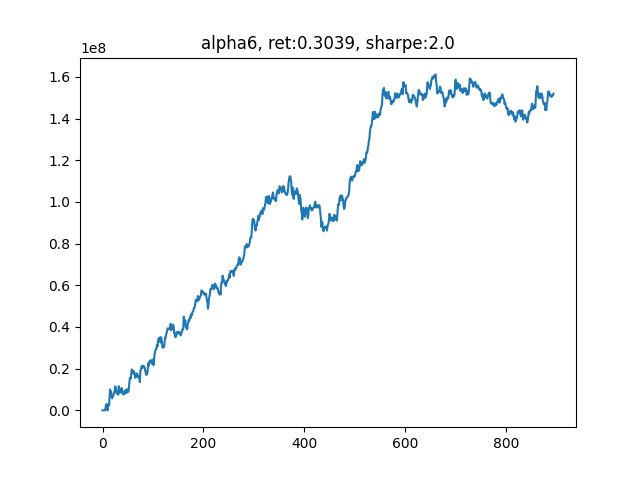

This chart was generated by the following Python code:
'''
v_1.4
alpha101单因子测试
'''

from __future__ import print_function
import logging


import os
import time
import numpy as np
import pandas as pd
import matplotlib.pyplot as plt

import scipy.optimize as sco
from sklearn import preprocessing
from sklearn.linear_model import LinearRegression

import multiprocessing as mp
from concurrent.futures import ProcessPoolExecutor, as_completed



import warnings
warnings.filterwarnings("ignore")



############################ Define our factors ####################################### 
def RSIIndividual(data):
    t = 6                           # 需要6天的历史数据
    close = np.array(data)[:, 5]    # 股票N天的close数据
    delta = np.diff(close)     

    delta = pd.Series(delta)
    up, down = delta.copy(), delta.copy()
    up[up < 0] = 0
    down[down > 0] = 0
    roll_up1 = up.ewm(span=5).mean()                      # 上涨天数的指数移动平均
    roll_down1 = down.abs().ewm(span=5).mean()            # 下跌天数的指数移动平均
    RS1 = roll_up1 / roll_down1
    RSI1 = 100.0 - (100.0 / (1.0 + RS1))

    return -RSI1.iloc[-1]


def SixDayRS(data):
    '''
    六日收益率反转
    '''
    t = 6                           # 需要6天的历史数据
    close = np.array(data)[:, 5]    # 股票N天的close数据    
    return -(close[-1]/close[-t] - 1) 

def MOM(data):
    t = 6                           # 需要6天的历史数据
    close = np.array(data)[:, 5]    # 股票N天的close数据
    delta = np.diff(close)     

    delta = pd.Series(delta)
    up, down = delta.copy(), delta.copy()
    up[up < 0] = 0
    down[down > 0] = 0
    roll_up1 = up.ewm(span=5).mean()                      # 上涨天数的指数移动平均
    roll_down1 = down.abs().ewm(span=5).mean()            # 下跌天数的指数移动平均
    RS1 = roll_up1 / roll_down1
    RSI1 = 100.0 - (100.0 / (1.0 + RS1))

    six_day_rs = -(close[-1]/close[-t] - 1) 

    return (-RSI1.iloc[-1] + six_day_rs)/2

def Size(data):
    '''
    市值（收盘价近似代替）
    '''
    t = 6                                   # 需要6天的历史数据
    close = np.array(data)[:, 5]            # 股票N天的close数据
    size = np.log(close)         # 按行求均值
    size = pd.Series(size)
    size = size.rolling(window=5).mean()

    return -size.iloc[-1]


def VolumePct(data):
    '''
    成交量变化率
    '''
    t = 6                                      # 需要6天的历史数据
    volume = np.array(data)[:, 6]              # 股票N天的volume数据
    
    volume = pd.Series(volume)
    # v_pct = np.abs(volume.pct_change(1))
    v_pct = volume.pct_change(3)
    v_pct = v_pct.rolling(window=5).mean()
    return -v_pct.iloc[-1]

###############################   Alpha 101   ##############################
def Alpha6(data):
    _open = pd.Series(np.array(data)[:, 2])                # 开盘价
    volume = pd.Series(np.array(data)[:, 6])              # 股票N天的volume数据
    alpha6 = _open.rolling(window=10).corr(volume)
    return -1*alpha6.iloc[-1]

def Alpha7(data):
    close = pd.Series(np.array(data)[:, 5])
    amount = pd.Series(np.array(data)[:, 7])              # 股票N天的volume数据
    mean_amount = amount.rolling(window=20).mean().iloc[-1]
    if mean_amount<amount.iloc[-1]:
        delta = close.diff(7).abs().iloc[-60:]
        delta_rank = delta.rank()
        return -1*delta_rank.iloc[-1]
    else:
        return -1

###############################   并行计算因子   ##############################
def each_task(_key, _array):
    factors = []
    # factors.append(RSIIndividual(_array))
    # factors.append(SixDayRS(_array))
    # factors.append(Size(_array))
    # factors.append(VolumePct(_array))
    factors.append(Alpha6(_array))
    return (_key, factors)

def mp_task(batch, data):
    res = []
    for _key in batch:
        res.append(each_task(_key, data[_key]))
    return res

def _batch(stock_list):
    num_of_stock = len(stock_list)
    batch_size = num_of_stock // os.cpu_count()
    for i in range(0, num_of_stock, batch_size):
        yield stock_list[i: i+batch_size]

###############################   回归法估计因子权重   ##############################
def factor_regression(factors_record, pct_record, i):
    X = factors_record[-(i+2)]
    X[np.isnan(X)] = 0
    Y = pct_record[-i]
    Y[np.isnan(Y)] = 0
    reg = LinearRegression()
    # print("X", X)
    # print("Y", Y)
    reg.fit(X,Y)   
    factor_weight = list(reg.coef_)
    factor_weight.append(reg.intercept_)
    
    return factor_weight

###############################   有效前沿计算个股权重   ##############################
def portfolio_annualised_performance(weights, mean_returns, cov_matrix):
    returns = np.sum(mean_returns*weights ) *252
    std = np.sqrt(np.dot(weights.T, np.dot(cov_matrix, weights))) * np.sqrt(252)
    return std, returns

def neg_sharpe_ratio(weights, mean_returns, cov_matrix, risk_free_rate):
    p_var, p_ret = portfolio_annualised_performance(weights, mean_returns, cov_matrix)
    return -(p_ret - risk_free_rate) / p_var

def max_sharpe_ratio(mean_returns, cov_matrix, risk_free_rate):
    num_assets = len(mean_returns)
    args = (mean_returns, cov_matrix, risk_free_rate)
    constraints = ({'type': 'eq', 'fun': lambda x: np.sum(x) - 1})
    bound = (0.0,1.0)
    bounds = tuple(bound for asset in range(num_assets))
    result = sco.minimize(neg_sharpe_ratio, num_assets*[1./num_assets,], args=args,
                        method='SLSQP', bounds=bounds, constraints=constraints)
    return result

###############################   计算仓位收益率   ##############################
def calculate_pct(all_data, position, my_sequence):

    # t+2 和 t+1 的价差
    delta = all_data[all_data['Date'] == my_sequence+2]['Close'].values - \
            all_data[all_data['Date'] == my_sequence+1]['Close'].values

    profit = position @ delta
    return profit



# 因子或是回归最多利用过去10天的数据
MAX_NUM_RECORD = 10
num_of_holding = 100
leverage = 1
my_sequence = 0        # 当前日期
cur_capital = 5e8          # 初始资金
fee = 1.5e-4           # 手续费率

data = {}               # 储存一段时间的行情
yesterday_close = []    # 记录昨日收盘价，用于计算当日收益率
pct_record = []         # 记录每日收益率
factors_record = []     # 记录每日因子值
factors_weight = []     # 因子加权权重
capital_record = []     # 记录资金变动

file_name = r"./CONTEST_DATA_TEST_100_1.csv"
all_data = pd.read_csv(file_name, 
                    usecols=[0,1,2,3,4,5,6,7], 
                    names=['Date','Instrument','Open','High','Low','Close','Volume','Amount'])


daily_data = all_data[all_data['Date']==my_sequence].values
num_of_stock = daily_data.shape[0]
stock_list = np.arange(num_of_stock)

print(daily_data.shape)

# 每一支股票单独存在字典里
for i in range(num_of_stock):
    data[i] = []
    data[i].append(daily_data[i])

stock_batch = list(_batch(stock_list))
# print(stock_batch)

total_days = 900
mp.set_start_method('fork')

while(my_sequence<total_days-5):
    my_sequence += 1
    all_factors = [[]] * num_of_stock     # 每个股票的所有因子是一行
    
    start =  time.time()
    capital_record.append(cur_capital-5e8)
    print('current day: {}, current capital: {}......\n'.format(my_sequence, cur_capital))

    daily_data = all_data[all_data['Date']==my_sequence].values
    daily_data = daily_data[:, 0:8]
    today_close = daily_data[:, 5]                    # 当日收盘价
    if len(yesterday_close)>0:                        # 从第二天开始算起
        pct = (today_close - yesterday_close)/yesterday_close
        pct_record.append(pct)

    num_of_stock = daily_data.shape[0]
    stock_list = np.arange(num_of_stock)

    print(daily_data.shape)

    # 每一支股票单独存在字典里
    for i in range(num_of_stock):
        data[i].append(daily_data[i])

    use_time = time.time() - start
    print("Time of 🍦: ", round(use_time,2))

    if len(data[0]) >= 7:

        with ProcessPoolExecutor() as executor:
            futures = [executor.submit(mp_task, batch, data) for batch in stock_batch]
            for future in as_completed(futures):
                factors_batch = future.result()
                for i in range(len(factors_batch)):
                    _key, factors = factors_batch[i]
                    # print(_key, factors)
                    all_factors[_key] = factors

        # print(all_factors)
        print(len(all_factors))                                               # N * K

        use_time = time.time() - start
        print("Time of 🍎: ", round(use_time,2))
        
        all_factors = np.array(all_factors)
        all_factors[np.isnan(all_factors)] = 0                                # 处理空值
        all_factors[np.isinf(all_factors)] = 0                                # 处理无限值
        all_factors = preprocessing.scale(all_factors)              # 按列z-score标准化
        # all_factors = np.hstack(([[1]]*num_of_stock, all_factors))            # 每一行最左侧插入[1]
        factors_record.append(all_factors)                                    # T * N * (K)，储存一段时间的因子值，用于计算因子收益率
        num_of_factor = all_factors.shape[1]
        
        if len(factors_weight) == 0:
            final_factors = np.array(all_factors).mean(axis=1)
        else:
            final_factors = np.hstack((all_factors, [[1]]*num_of_stock)) @ np.array(factors_weight)
        
        use_time = time.time() - start
        print("Time of 🍌: ", round(use_time,2))

        _rank = np.argsort(np.argsort(final_factors))    # 0-499，多因子等权组合之后的排序值
        _pos = np.array([0]*num_of_stock)
        
        _buy_line = num_of_stock-num_of_holding/2
        _sell_line = num_of_holding/2
        _pos[_rank>=_buy_line] = 1
        _pos[_rank<_sell_line] = -1
        
        position = _pos * cur_capital * leverage / num_of_holding / today_close
        position[np.isnan(position)] = 0
        position = position.astype(int)
        print("len of position: ", len(position))
        # print(position)
        daily_profit = calculate_pct(all_data, position, my_sequence)
        cur_capital += daily_profit
        cur_capital *= (1-fee)          # 扣除手续费

        use_time = time.time() - start
        print("Time of 🍊: ", round(use_time,2))

        if len(factors_record) >= 10:
            # 其实只做了8次回归，取平均值
            factors_weight = []
            
            # with ProcessPoolExecutor() as executor:
            #     futures = [executor.submit(factor_regression, factors_record, pct_record, i+1) for i in range(len(factors_record)-2)]
            #     for future in as_completed(futures):
            #         factors_weight.append(future.result())
            
            # factors_weight = np.array(factors_weight).mean(axis=0)
            # factors_weight /= np.sum(factors_weight)

            # print("factors_weight: ", factors_weight)
            # if len(factors_record) >= 10: factors_record.pop(0)

        # 删除最老的一天的数据
        if len(data[0]) >= 12:
            for i in range(num_of_stock):
                data[i].pop(0)
        
    # use_time = time.time() - start
    # print("Time of posting position: %s", use_time)
    # time.sleep(0.1)
    
    yesterday_close = today_close

total_return = round(capital_record[-1]/5e8, 4)
daily_pct = pd.Series(capital_record)+5e8
daily_pct = daily_pct.pct_change()
sharpe = daily_pct.mean() / daily_pct.std() * np.sqrt(252)
sharpe = np.round(sharpe)

_name = 'alpha6'
plt.figure()
plt.plot(capital_record)
_title = "{}, ret:{}, sharpe:{}".format(_name, total_return, sharpe)
plt.title(_title)
plt.savefig('backtest_{}.png'.format(_name))

factors_record = np.array(factors_record)[:,:,0]
pd.DataFrame(factors_record).to_csv('factors_{}.csv'.format(_name))
